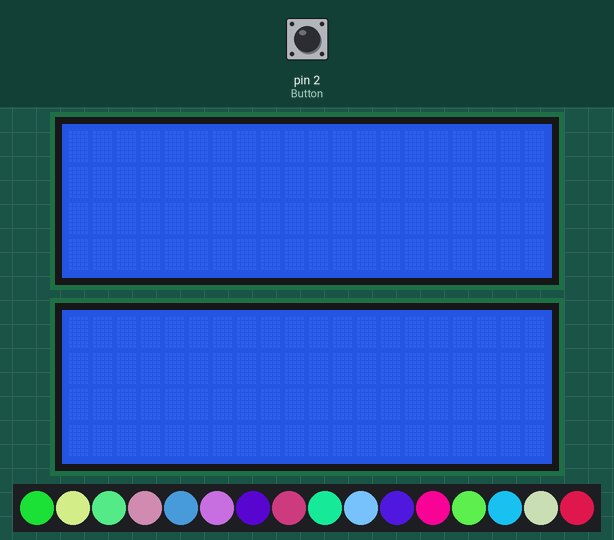
Simulated run of this sketch. Board: Arduino Uno, built with avr-gcc and run on an emulated ATmega328P. Parts: 2 × 20×4 character LCD, 16 RGB LEDs in strip order, left to right. The inputs (shaded band) are chosen by the test bench; at power-on: pin 2 (Button) HIGH. Random numbers use the default seed unless the sketch sets one; what the sketch prints to the serial monitor is not drawn.

Above: at 0.28 s.
At 1.3 s:
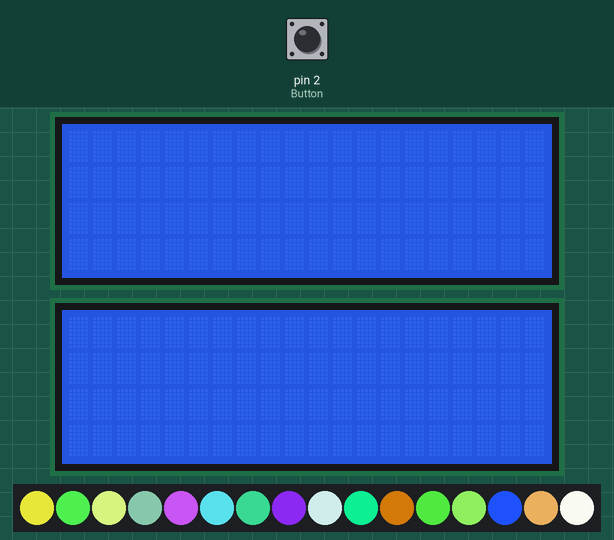
1.4 s: pin 2 (Button) pulled LOW for 0.15 s
At 1.65 s:
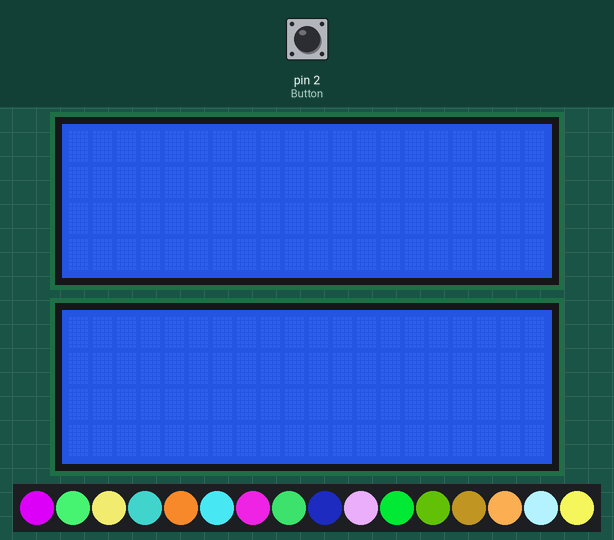
Timing chart, 0 to 4.4 s (numbered marks = the images above; inputs shaded):
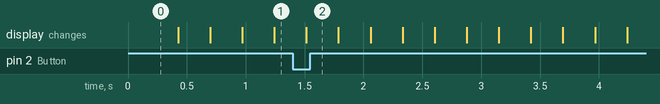

The sketch:

AvatarRisk.ino
```cpp
#include <Adafruit_NeoPixel.h>
#include <LiquidCrystal_I2C.h> // Library for LCD
#include <time.h>

// TR = TopRight, TL = TopLeft, BR = ButtomRight, BL = ButtomLeft
// NeoPixel Conf:
int NeoPixelLedsNumSmall = 16;
int NeoPixelLedsNumBig = 16; //???
int NeoPixelPinTR = 3;
int NeoPixelPinTL = 5;
int NeoPixelPinBR = 6;
int NeoPixelPinBL = 9;

// Random Number Conf:
int a;
int b;
int c;

float start_time = 0; // Time Conf

bool last_stat = digitalRead(2); // Button IRQ Setup

int playerTurn = 0; // Turns Conf
bool safecheck = false; // makes the it will have to be clicked twice to register

// Neo Pixel Setup:
Adafruit_NeoPixel NeoPixelTR = Adafruit_NeoPixel(NeoPixelLedsNumSmall, NeoPixelPinTR, NEO_GRB + NEO_KHZ800); //make NEO_GRB to NEO_RGB if needed
Adafruit_NeoPixel NeoPixelTL = Adafruit_NeoPixel(NeoPixelLedsNumSmall, NeoPixelPinTL, NEO_GRB + NEO_KHZ800); //make NEO_GRB to NEO_RGB if needed
Adafruit_NeoPixel NeoPixelBR = Adafruit_NeoPixel(NeoPixelLedsNumSmall, NeoPixelPinBR, NEO_GRB + NEO_KHZ800); //make NEO_GRB to NEO_RGB if needed
Adafruit_NeoPixel NeoPixelBL = Adafruit_NeoPixel(NeoPixelLedsNumSmall, NeoPixelPinBL, NEO_GRB + NEO_KHZ800); //make NEO_GRB to NEO_RGB if needed

// Screens Setup:
LiquidCrystal_I2C lcd (0x27, 20, 4);
LiquidCrystal_I2C lcd2 (0x27, 20, 4);

bool CheckButton(){
  bool stat = digitalRead(2);
  Serial.print("the thingy: ");
  Serial.println(digitalRead(2));
  if (stat == 1){
    if (safecheck == true){
      playerTurn++;
      if (playerTurn > 3){
        playerTurn = 0;
      safecheck = false;
      }
    }
    else{
      safecheck = true;
    }
  }
  Serial.println(playerTurn);
  last_stat = stat;
  delay(2000);
  start_time = millis();
  }

void lcd_begin(){
  lcd.init(); //initialize the lcd
  lcd.backlight(); //open the backlight
  lcd.setCursor(0, 0);
  lcd2.init();
  lcd2.backlight();
  lcd2.setCursor(0, 0);
}


void setup() {
  lcd_begin();
  Serial.begin(9600);
  NeoPixelTR.begin();
  Serial.print(random(0, 255));
  pinMode(2, INPUT_PULLUP);
  attachInterrupt(digitalPinToInterrupt(2), CheckButton, FALLING);
  Serial.println("Setupy Finished");

}


void loop() {
  // put your main code here, to run repeatedly:
  // Serial.println(digitalRead(2));
  playerprint(playerTurn);
}


void playerprint(int player){
  /*
  Serial.print("Player "); Serial.print(player); Serial.print(" Turn");
  lcd.clear();
  lcd.setCursor(1,0);
  lcd.print("Player "); lcd.print(player);
  lcd.setCursor(8, 1);
  lcd.print("Turn");
  lcd.setCursor(0, 2)
  lcd.print("Time Past: "); lcd.print((millis()-start_time)/1000); lcd.print(" Sec");
  lcd2.clear();
  lcd2.setCursor(1,0);
  lcd2.print("Player "); lcd.print(player);
  lcd2.setCursor(8, 1);
  lcd2.print("Turn");
  lcd2.setCursor(0, 2)
  lcd2.print("Time Past: "); lcd.print((millis()-start_time)/1000); lcd.print(" Sec");
  */
  for (int i=0; i<16; i++){
    a = random(0, 255);
    b = random(0, 255);
    c = random(0, 255);
    switch (player){
      case 0:
        NeoPixelTR.setPixelColor(i, NeoPixelTR.Color(a,b,c)); // Moderately bright green color.
        NeoPixelTL.fill(NeoPixelTR.Color(255, 0, 0)); // Moderately bright green color.
        NeoPixelBL.fill(NeoPixelTR.Color(255, 0, 0)); // Moderately bright green color.
        NeoPixelBR.fill(NeoPixelTR.Color(255, 0, 0)); // Moderately bright green color.
        break;
      case 1:
        NeoPixelTL.setPixelColor(i, NeoPixelTR.Color(a,b,c)); // Moderately bright green color.
        NeoPixelTR.fill(NeoPixelTR.Color(255, 0, 0)); // Moderately bright green color.
        NeoPixelBL.fill(NeoPixelTR.Color(255, 0, 0)); // Moderately bright green color.
        NeoPixelBR.fill(NeoPixelTR.Color(255, 0, 0)); // Moderately bright green color.
        break;
      case 2:
        NeoPixelBR.setPixelColor(i, NeoPixelTR.Color(a,b,c)); // Moderately bright green color.
        NeoPixelTL.fill(NeoPixelTR.Color(255, 0, 0)); // Moderately bright green color.
        NeoPixelBL.fill(NeoPixelTR.Color(255, 0, 0)); // Moderately bright green color.
        NeoPixelTR.fill(NeoPixelTR.Color(255, 0, 0)); // Moderately bright green color.
        break;
      case 3:
        NeoPixelBL.setPixelColor(i, NeoPixelTR.Color(a,b,c)); // Moderately bright green color.
        NeoPixelTL.fill(NeoPixelTR.Color(255, 0, 0)); // Moderately bright green color.
        NeoPixelTR.fill(NeoPixelTR.Color(255, 0, 0)); // Moderately bright green color.
        NeoPixelBR.fill(NeoPixelTR.Color(255, 0, 0)); // Moderately bright green color.
        break;
        }
  }
  NeoPixelTR.show();
  NeoPixelTL.show();
  NeoPixelBR.show();
  NeoPixelBL.show();
  Serial.print(a);
  Serial.print(" ");
  Serial.print(b);
  Serial.print(" ");
  Serial.print(c);
  Serial.print(" ");
  Serial.println(playerTurn);
  delay(250);
// TR = TopRight, TL = TopLeft, BR = ButtomRight, BL = ButtomLeft
}
```
